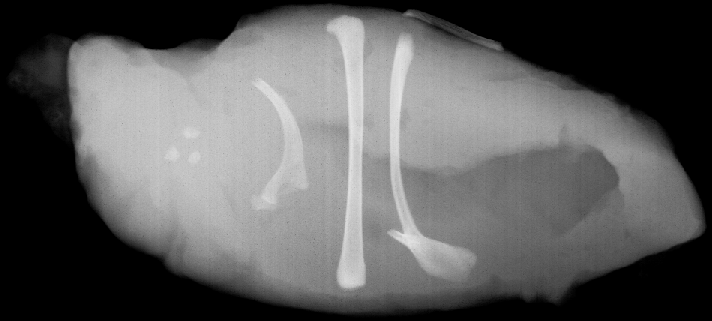
%> input picture SEMINARIOS/images/Fig0918(a)(Chickenfilet with bones).tif, 712 x 321 px
$ octave teste_extraction_connected_components.m   (GNU Octave 9; MATLAB toolbox functions it lacks are replaced by stand-ins)
%> lines starting %> are read from the running program, lines starting %| are printed output that depends on the picture; in (x1, y1, x2, y2) boxes, pixels count from 0 and x2, y2 are one past the last pixel; in counts of white or black regions, pixels touching at a corner belong together; the program's own positions count from 1
### SEMINARIOS/3_extraction_connected_components/extraction_connected_components.m
function g = extraction_connected_components(f,B,X)
%EXTRACTION CONNECTED COMPONENTS Extrai compontentes conexos da imagem f
%   Extração de componentes conexos da imagem binaria f, realizando a
%   dilatação entre o arranjo X e o elemento estruturante B, e a intersecção com a
%   imagem original. A função para quando X_(k+1) = X_(k)
% Entradas:
%   f = imagem binária #1;
%   B = elemento estrurante #2;
%   X = Arranjo matricial com um ponto conhecido de f #3
% Saidas:
%   g = componente conexo

    %f = f > 205; %binarização para f em escala de cinza
    Xk = zeros(size(f)); % Inicializa o arranjo matricial
    compara = ~isequal(X, Xk); % Variavel de estado de comparacao
    while compara % Atual é diferente do proximo
        %%Dilatacao - imdilate realiza dilatações múltiplas, usando cada
        %             elemento estruturante em SE em sucessão
        dilatedI = imdilate( X, B );
        %Intersecao - min retorna uma matriz com os menores (0's)
        %             elementos tirados de X OU B, isto é, os
        %             maiores(1's) de X E B
        Xk = dilatedI & f;
        % Atualiza variavel de estado
        compara = ~isequal(X, Xk);

% [7 lines of commented-out code are left out]
        X = Xk;
    end
    g = X;
end

### SEMINARIOS/3_extraction_connected_components/teste_extraction_connected_components.m
clear all
close all

%Ler o arquivo
f = imread('images/Fig0918(a)(Chickenfilet with bones).tif');
%> f is the input picture: size 321x712 uint8; min 0, max 231, mean 92.5
figure, imshow( f );


%Definir o elemento estruturante
B = [1 1 1 1 1; 1 1 1 1 1; 1 1 1 1 1; 1 1 1 1 1; 1 1 1 1 1];

%Iniciar um ponto (ou v�rios) pertencente ao buraco preenchido
X = zeros( size( f ) );
X( 128, 189 ) = 1;
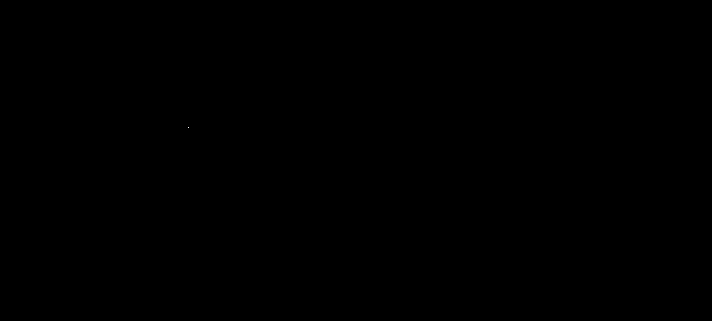
%> X: size 321x712 double; values 0 (black) and 1 (white), 0% white in thin lines or dots, all inside (x1, y1, x2, y2) = (188, 127, 189, 128)
X( 151, 169 ) = 1;
%> X: size 321x712 double; values 0 (black) and 1 (white), 0% white in thin lines or dots, all inside (x1, y1, x2, y2) = (168, 127, 189, 151)
X( 157, 190 ) = 1;
%> X: size 321x712 double; values 0 (black) and 1 (white), 0% white in thin lines or dots, all inside (x1, y1, x2, y2) = (168, 127, 190, 157)
X( 80, 261 ) = 1;
%> X: size 321x712 double; values 0 (black) and 1 (white), 0% white in thin lines or dots, all inside (x1, y1, x2, y2) = (168, 79, 261, 157)
X( 192, 353 ) = 1;
%> X: size 321x712 double; values 0 (black) and 1 (white), 0% white in thin lines or dots, all inside (x1, y1, x2, y2) = (168, 79, 353, 192)
X( 197, 263 ) = 1;
%> X: size 321x712 double; values 0 (black) and 1 (white), 0% white in thin lines or dots, all inside (x1, y1, x2, y2) = (168, 79, 353, 197)
X( 272, 345 ) = 1;
%> X: size 321x712 double; values 0 (black) and 1 (white), 0% white in thin lines or dots, all inside (x1, y1, x2, y2) = (168, 79, 353, 272)
X( 45, 402 ) = 1;
%> X: size 321x712 double; values 0 (black) and 1 (white), 0% white in thin lines or dots, all inside (x1, y1, x2, y2) = (168, 44, 402, 272)
X( 232, 397 ) = 1;

%Chamar fun��o para preencher buracos
f = f > 205; %limiarização -> binarização
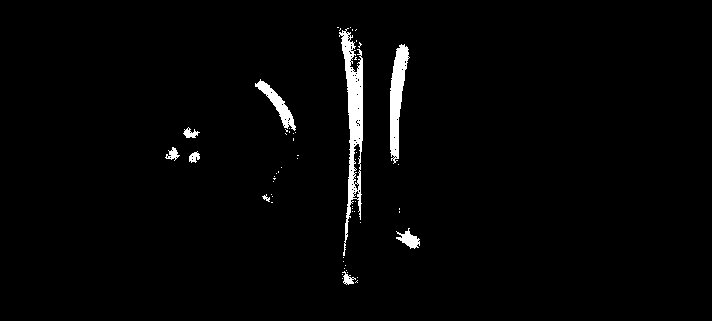
%> f: size 321x712 logical; 2.1% white; 56 white regions (47 under 20 px), largest, box (x1, y1, x2, y2) and area: (339, 28, 363, 256) 2164, (390, 44, 410, 164) 1235, (255, 79, 296, 131) 568
g = extraction_connected_components( f, B, X );
%> the loop in extraction_connected_components, `while compara` made 84 passes
%> pass 2, in extraction_connected_components, `dilatedI = imdilate( X, B );`:
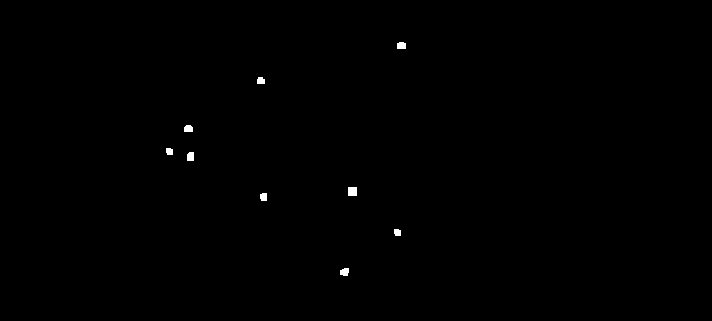
%> dilatedI: size 321x712 logical; 0.22% white; 9 white regions, largest, box (x1, y1, x2, y2) and area: (348, 187, 357, 196) 81, (187, 152, 194, 161) 60, (340, 268, 349, 276) 60
%> pass 2, in extraction_connected_components, `Xk = dilatedI & f;`:
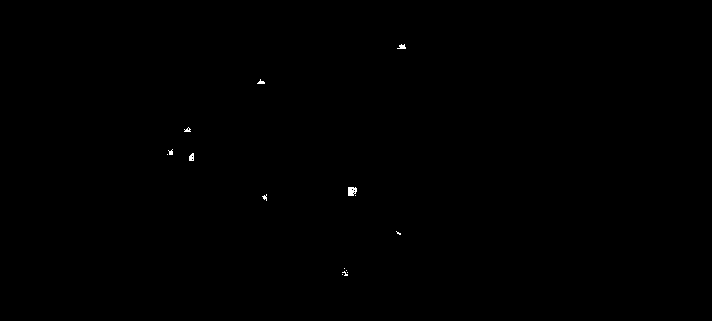
%> Xk: size 321x712 logical; 0.1% white; 15 white regions (10 under 20 px), largest, box (x1, y1, x2, y2) and area: (348, 187, 357, 196) 67, (189, 153, 194, 161) 32, (397, 44, 406, 49) 29, (257, 79, 265, 84) 22, (184, 127, 191, 132) 20
%> pass 3, in extraction_connected_components, `dilatedI = imdilate( X, B );`:
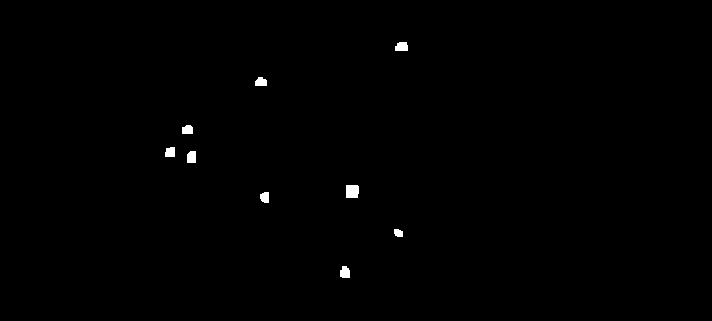
%> dilatedI: size 321x712 logical; 0.39% white; 9 white regions, largest, box (x1, y1, x2, y2) and area: (346, 185, 359, 198) 164, (395, 42, 408, 51) 104, (187, 151, 196, 163) 102
figure('Name', 'Componentes conexos extraídos');
subplot(2,2,1); imshow(f,[], 'Border','tight'); title('f');
subplot(2,2,2); imshow(B,[], 'Border','tight'); title('B');
subplot(2,2,3); imshow(X,[],'Border','tight');title('X');
subplot(2,2,4); imshow(g,[],'Border','tight');title('g');
%> after `title('g')`:
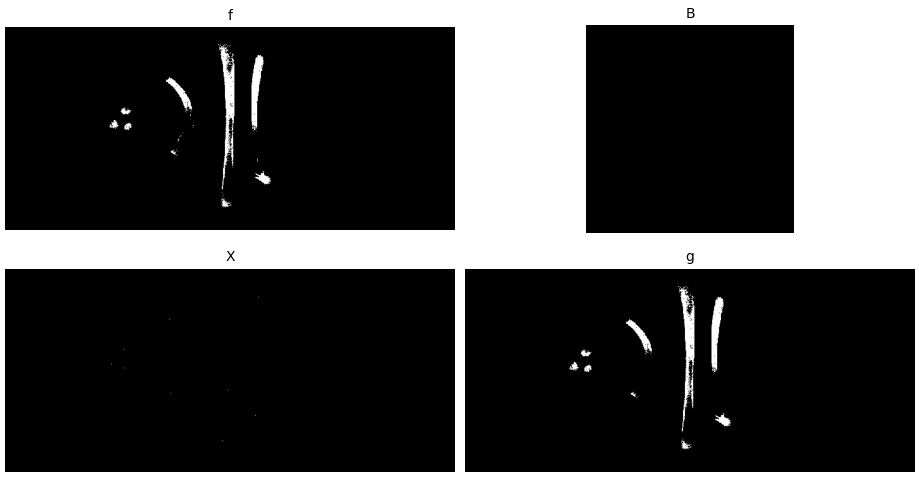
%> figure redrawn from the program's plot data, 4 panels
